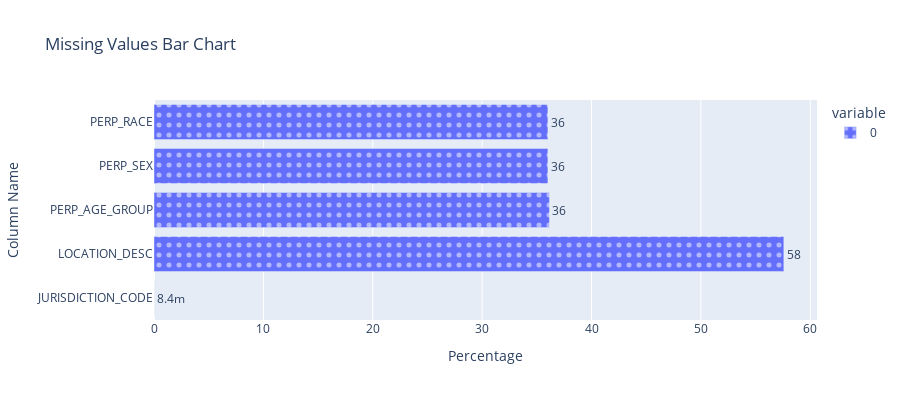

The notebook cell saved with this chart:
### Code cell
# Missing values Horizontal Bar Chart

missing_values_df = missing_values[missing_values != 0]

fig = px.bar(missing_values_df, orientation='h', 
             height=400,
             text_auto='.2s',
             pattern_shape_sequence=["."],
             labels={'index':'Column Name', 'value': 'Percentage'},
             title = "Missing Values Bar Chart")
fig.update_traces( textfont_size=12,textangle= 0, textposition="outside")
fig.show()

### Figure 1 — Plotly figure (JSON) as saved in the notebook; plotly's stock layout.template omitted (floating-point values rounded to 4 significant figures)
{"data": [{"alignmentgroup": "True", "hovertemplate": "variable=0<br>Percentage=%{x}<br>Column Name=%{y}<extra></extra>", "legendgroup": "0", "marker": {"color": "#636efa", "pattern": {"shape": "."}}, "name": "0", "offsetgroup": "0", "orientation": "h", "showlegend": true, "textangle": 0, "textfont": {"size": 12}, "textposition": "outside", "texttemplate": "%{x:.2s}", "type": "bar", "x": [0.00838, 57.59, 36.16, 36.02, 36.02], "xaxis": "x", "y": ["JURISDICTION_CODE", "LOCATION_DESC", "PERP_AGE_GROUP", "PERP_SEX", "PERP_RACE"], "yaxis": "y"}], "layout": {"barmode": "relative", "height": 400, "legend": {"title": {"text": "variable"}, "tracegroupgap": 0}, "title": {"text": "Missing Values Bar Chart"}, "xaxis": {"anchor": "y", "domain": [0, 1], "title": {"text": "Percentage"}}, "yaxis": {"anchor": "x", "domain": [0, 1], "title": {"text": "Column Name"}}}}
